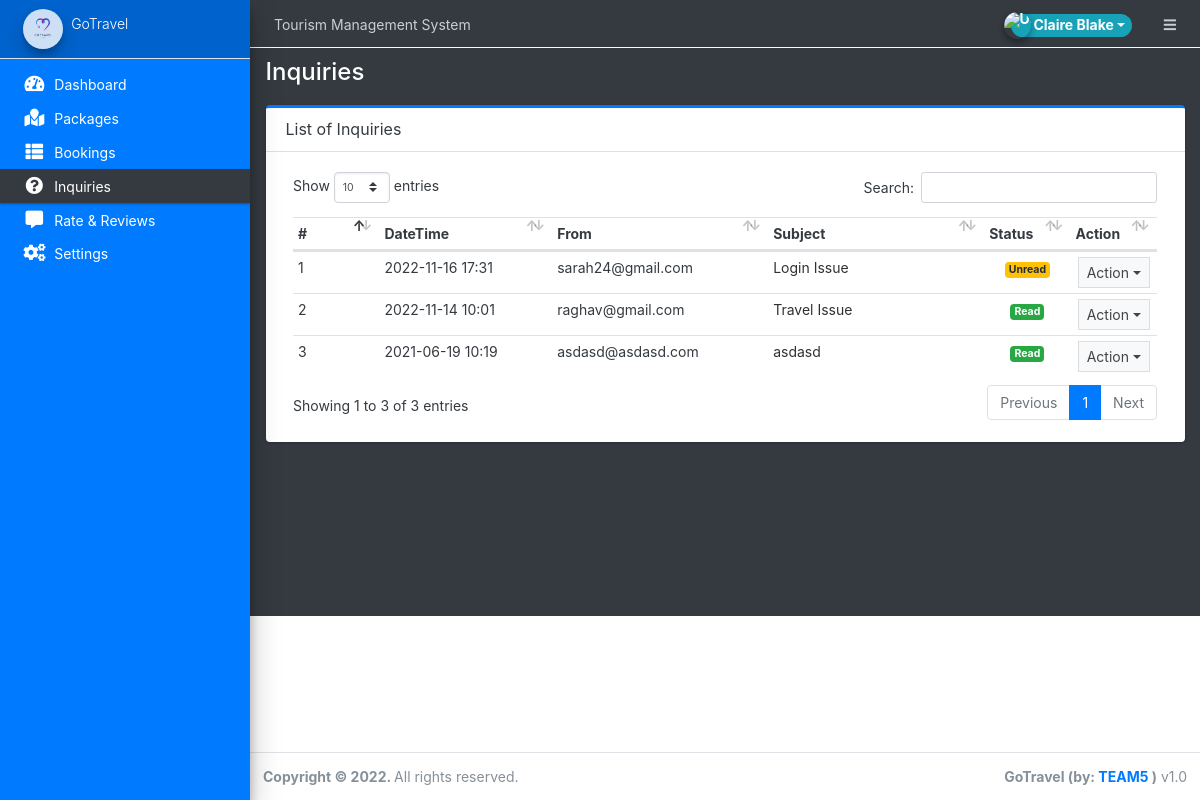
/admin/?page=inquiries (signed in), run on the app's committed database.
### tables this page shows
CREATE TABLE `inquiry` (
  `id` int(30) NOT NULL,
  `name` text DEFAULT NULL,
  `email` text DEFAULT NULL,
  `subject` varchar(250) NOT NULL,
  `message` text DEFAULT NULL,
  `status` tinyint(4) NOT NULL DEFAULT 0,
  `date_created` datetime NOT NULL DEFAULT current_timestamp()
);

### admin/inquiries/index.php (the view, shortened to what this page needs)
<div class="card card-outline card-primary">
	<div class="card-header">
		<h3 class="card-title">List of Inquiries</h3>
	</div>
	<div class="card-body">
        <div class="container-fluid">
        <table class="table table-stripped text-dark">
            <colgroup>
                <col width="10%">
                <col width="20%">
                <col width="25%">
                <col width="25%">
                <col width="10%">
                <col width="10%">
            </colgroup>
            <thead>
                <tr>
                    <th>#</th>
                    <th>DateTime</th>
                    <th>From</th>
                    <th>Subject</th>
                    <th>Status</th>
                    <th>Action</th>
                </tr>
            </thead>
            <tbody>
                <?php
                $i=1;
                    $qry = $conn->query("SELECT * FROM `inquiry` order by date(date_created) desc ");
                    while($row= $qry->fetch_assoc()):
                ?>
                    <tr>
                        <td><?php echo $i++ ?></td>
                        <td><?php echo date("Y-m-d H:i",strtotime($row['date_created'])) ?></td>
                        <td><?php echo $row['email'] ?></td>
                        <td><p class="truncate-1 m-0"><?php echo $row['subject'] ?></p></td>
                        <td class="text-center status">
                            <?php if($row['status'] == 0): ?>
                                <span class="badge badge-warning">Unread</span>
                            <?php elseif($row['status'] == 1): ?>
                                <span class="badge badge-success">Read</span>
                            <?php endif; ?>
                        </td>
                        <td align="center">
                                <button type="button" class="btn btn-flat btn-default btn-sm dropdown-toggle dropdown-icon" data-toggle="dropdown">
                                    Action
                                </button>
                        </td>
                    </tr>
                <?php endwhile; ?>
            </tbody>
        </table>
		</div>
	</div>
</div>

### data on the page
inquiry: date_created "2022-11-16 17:31", email "sarah24@gmail.com", subject "Login Issue", status "Unread"
inquiry: date_created "2022-11-14 10:01", email "raghav@gmail.com", subject "Travel Issue", status "Read"
inquiry: date_created "2021-06-19 10:19", email "asdasd@asdasd.com", subject "asdasd", status "Read"

### other printed values
$_settings->info('name') "Tourism Management System"
$_settings->userdata('firstname').' '.$_settings->userdata('lastname') "Claire Blake"
$_settings->info('short_name') "GoTravel"
str_replace(array("/","_"), " ",$page) "Inquiries"
